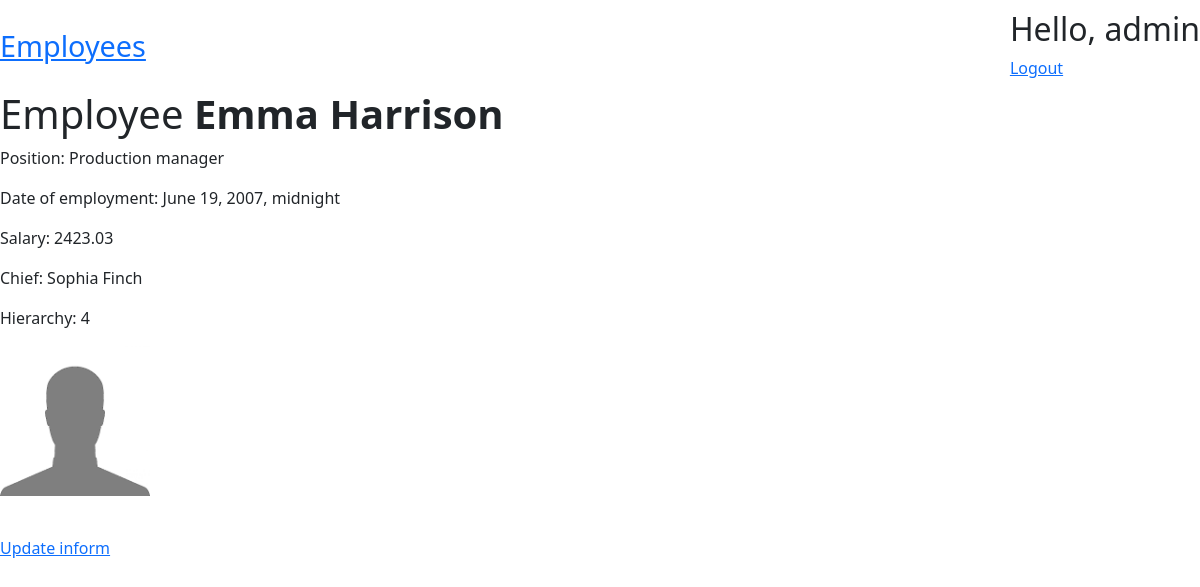
The page /GazBrom/employees/183/ (signed in) on the database its author committed.
### employeesapp/models.py (models this page shows, shortened)
class Employee(models.Model):
    class Meta: #конфигурационный класс
        ordering = ["name"] #сортировка по полю по алфавиту
    name = models.CharField(max_length=150)
    position = models.TextField(null=False, blank=True)
    date_of_empl = models.DateTimeField(null=False, blank=True)
    salary = models.DecimalField(default=0, max_digits=8, decimal_places=2)
    chief = models.CharField(max_length=150)
    hierarchy = models.IntegerField(default=6, null=False)
    photo = models.ImageField(upload_to='images/', null=True, blank=True)

### employeesapp/views.py (the view)
# urls.py: path('employees/<int:pk>/', EmployeeDetailsView.as_view(), name='employee_details'),
class EmployeeDetailsView(LoginRequiredMixin, View):
    def get(self, request: HttpRequest, pk: int) -> HttpResponse:
        employee = get_object_or_404(Employee, pk=pk)
        context = {
            "Employee": employee,
        }
        return render(request, 'employeesapp/employee-details.html', context=context)

### employeesapp/templates/employeesapp/employee-details.html (shortened to what this page needs)
{% extends "employeesapp/base.html" %}
{% block body %}
    <div class="fixed-container">
        <h1>Employee <strong>{{ Employee.name }}</strong></h1>
        <div>
            <p>Position: {{ Employee.position }}</p>
            <p>Date of employment: {{ Employee.date_of_empl }}</p>
            <p>Salary: {{ Employee.salary }}</p>
            <p>Chief: {{ Employee.chief }}</p>
            <p>Hierarchy: {{ Employee.hierarchy }}</p>
            {% if not Employee.photo %}
                <p><img src="/media/images/nobody.jpg" width="150px"></p>
            {% else %}
                <p><img src="{{ Employee.photo.url }}" width="150px"></p>
            {% endif %}
        </div>
        <div>
            <br>
            <a href={% url 'employeesapp:employee_update' pk=Employee.pk%}>Update inform</a><br>
        </div>
    </div>
{% endblock %}

### employeesapp/templates/employeesapp/base.html (shortened to what this page needs)
<!DOCTYPE html>
<html lang="en">
<head>
    <link href="https://cdn.jsdelivr.net/npm/bootstrap@5.3.3/dist/css/bootstrap.min.css" rel="stylesheet"
>
</head>
<body>
<div class="fixed-container">
<div class="nav">
<section>
    <div class="home">
        <a href={% url 'employeesapp:employees_list' %}>Employees</a><br>
    </div>
</section>
<section>
    {% if user.is_authenticated %}
        <h2>Hello, {{ user.username }}</h2>
        <div>
            <a href={% url 'myauth:logout' %}>Logout</a><br>
        </div>
    {% else %}
        <h2>User is anonymous</h2>
        <div>
            <a href={% url 'myauth:register' %}>Register</a><br>
            <a href={% url 'myauth:login' %}>Log in to your account</a><br>
        </div>
    {% endif %}
</section>
</div>
</div>
{% block body %}{% endblock %}
</body>
</html>

### employeesapp/templates/employeesapp/base.html (style rules this page uses)
.fixed-container { max-width: 1200px; margin-left: auto; margin-right: auto; }
.home { padding-right: 300px; font-size: 180%; }
.nav { margin: 10px 0; display: flex; justify-content: space-between; align-items: center; }

### rows shown on the page
Employee: name "Emma Harrison", position "Production manager", date_of_empl "June 19, 2007, midnight", salary "2423.03", chief "Sophia Finch", hierarchy "4"

### other values the page prints
{{ user.username }} "admin"
